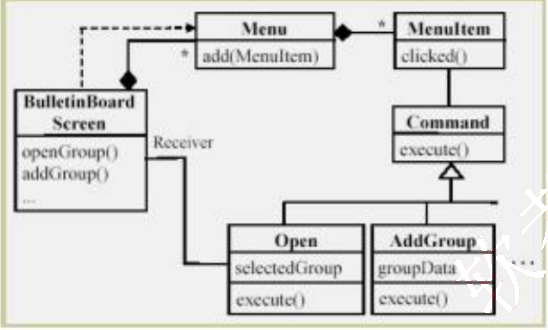
#> input picture past-papers/assets/2009下/p15_007.webp, 548 x 330 px
$ python -i import_las_papers.py   (imports and definitions only)
#> lines starting #> are read from the running program, lines starting #| are printed output that depends on the picture; after the words box and inside, x2 and y2 are one past the last pixel; in counts of white or black regions, pixels touching at a corner belong together
#> further down, picture is the input picture: PIL image 548x330 RGB; mean R, G, B 219.3, 219.2, 217.6
#!/usr/bin/env python3
"""Import LAS-parsed past papers into the repo's Markdown layout.

``byted-las-document-parse`` converts the scanned papers into Markdown. This
script performs the deterministic part of the import:

* strip watermark / advertising / page-number boilerplate,
* split one parsed document into 综合知识 / 案例分析 / 论文 sections,
* drop advertiser logos, promotion images and repeated stamps while keeping
  exam figures — a watermark printed over an exam figure is kept as-is,
* write ``past-papers/<dimension>-by-year/<label>.md`` with a source header,
* copy kept figures into ``past-papers/assets/<label>/`` and rewrite links.

Exam text (stems, options, answers, explanations) is copied verbatim from the
parser output. The importer never paraphrases or "fixes" content, so anything
that reaches the repo is traceable to the source PDF.

Run order matters: this script rewrites the 综合知识 transcripts from scratch,
so after a re-import run ``python3 scripts/tag_comprehensive_questions.py
--apply`` to restore the §N topic tags.

Usage::

    python3 scripts/import_las_papers.py \
        --las-root /tmp/las_batch/out \
        --manifest scripts/las_import_manifest.json \
        [--only 2009_答案详解] [--dry-run]
"""
from __future__ import annotations

import argparse
import json
import re
import sys
from dataclasses import dataclass, field
from pathlib import Path
from typing import Iterable, Sequence

REPO_ROOT = Path(__file__).resolve().parents[1]
DEFAULT_LAS_ROOT = Path("/tmp/las_batch/out")
DEFAULT_MANIFEST = REPO_ROOT / "scripts" / "las_import_manifest.json"

# Lines that are pure boilerplate in the purchased scans. Patterns are matched
# against a stripped line and must not swallow exam content.
WATERMARK_LINE_PATTERNS: tuple[str, ...] = (
    r"^软考达人\s*[-–—]?\s*高效提分的软考题库$",
    r"^软考达人$",
    r"^[-–—\s]*软考达人\s*$",
    r"^ruankaodaren\.com$",
    r"^软考达人\s*ruankaodaren\.com$",
    r"^微信搜一搜.*$",
    r"^大软考题库.*$",
    r"^.*免费题库.*$",
    r"^.*备考题库.*$",
    r"^扫描全能王\s*.*$",
    r"^CamScanner\s*.*$",
    r"^第\s*\d+\s*页\s*(,|，|/|\()?\s*共\s*\d+\s*页\s*\)?$",
    r"^\d{4}\s*年.*试卷\s*第\s*\d+\s*页.*$",
    r"^\d{4}\s*年?.*第\s*\d+\s*页.*$",
    r"^==+\s*\d+\s*==+$",
    r"^\d+\s*/\s*\d+$",
)

IMAGE_LINK_RE = re.compile(r"!\[[^\]]*\]\(([^)]+)\)")
IMAGE_OUTPUT_SUFFIX = ".webp"
HTML_WRAPPER_RE = re.compile(r"^\s*<(p|div|span)\b[^>]*>(.*?)</\1>\s*$", re.IGNORECASE | re.DOTALL)
CASE_QUESTION_LINE_RE = re.compile(r"^【\s*问题\s*([0-9０-９]+)\s*】\s*(.*)$")
HEADING_CANDIDATE_RE = re.compile(r"^(?:#{1,4}\s*)?试题\s*([一二三四五六])\s*[:：]?\s*(.{0,30})$")
SENTENCE_PUNCTUATION = "。？！，、；：“”‘’…—"
TITLE_STOP_CHARS = set("是由中的和与为在可需应必要将会不有从对及或均都指属包含以其若如则即并又且则")
CASE_NUMBERED_START_RE = re.compile(r"^\s*(\d{1,2})\s*、\s*阅读")
CASE_PLAIN_START_RE = re.compile(r"^(\d{1,2})\s*、\s*(阅读.{0,80})$")
CASE_EXPLANATION_RE = re.compile(r"^【\s*问题\s*([0-9０-９]+)\s*解析\s*】\s*(.*)$")
NUMERALS = "一二三四五六七八九十"
NUMBERED_HEADING_RE = re.compile(r"^#{1,3}\s*([1-9])[.、．]\s*(.{2,60})$")
NUMBERED_HEADING_SKIP_WORDS = ("摘要", "正文", "要点", "解析", "说明", "评分")
RECALL_HEADINGS = {
    "综合知识": "comprehensive",
    "案例分析": "case",
    "论文写作": "essay",
}


@dataclass
class ImageDecision:
    """Keep/drop verdict for one extracted figure."""

    name: str
    width: int
    height: int
    keep: bool
    reason: str = ""


@dataclass
class SplitResult:
    """Sections detected in one parsed document."""

    comprehensive: str = ""
    case: str = ""
    essay: str = ""
    markers: dict[str, str] = field(default_factory=dict)


# [269 lines left out: functions is_watermark_line, strip_boilerplate, _first_index, split_sections, classify_image, perceptual_signature and 7 more, not called in this run]


def colored_pixel_ratio(image, sample: int = 400) -> float:
    """Share of pixels that carry noticeable hue (0.0 = pure grayscale scan)."""
#> called with sample = 400
    rgb = image.convert("RGB")
    if max(rgb.size) > sample:
        scale = sample / max(rgb.size)
#> scale = 0.73
        rgb = rgb.resize((max(1, int(rgb.width * scale)), max(1, int(rgb.height * scale))))
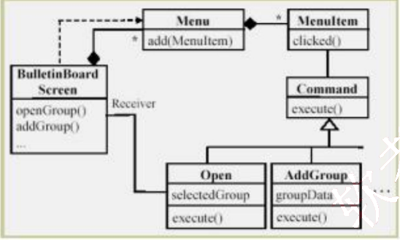
#> rgb: PIL image 400x240 RGB; mean R, G, B 219.2, 219.2, 217.6
    data = rgb.tobytes()
    total = len(data) // 3
#> total = 96000
    colored = 0
    for idx in range(0, len(data), 3):
        r, g, b = data[idx], data[idx + 1], data[idx + 2]
        if max(r, g, b) - min(r, g, b) > 28:
            colored += 1
#> this loop made 96000 passes
#> (idx, r, g, b) on passes 2 to 13: (3, 200, 201, 166), (6, 197, 199, 162), (9, 198, 199, 165), (12, 210, 210, 177), (15, 218, 219, 186), (18, 216, 217, 185), (21, 215, 216, 186), (24, 215, 215, 186), (27, 213, 213, 187), (30, 212, 212, 186), (33, 212, 211, 186), (36, 212, 212, 186)
#> (r, g, b) on passes 1, 389, 390, 391, 392, 393: (226, 226, 194), (214, 214, 185), (211, 212, 181), (212, 212, 181), (216, 217, 183), (215, 216, 181)
#> after the loop, colored = 1568
    return colored / max(1, total)


def suppress_print_watermark(image, hue_gap: int = 14, brightness: int = 130, max_share: float = 0.2):
    """Whiten a light pink print watermark on near-grayscale scan figures.

    Only figures that are essentially grayscale are touched: coloured diagrams
    are returned untouched so no content hue is lost. Within a grayscale figure
    only light pixels with a pink cast are whitened, which leaves dark text,
    line art and dark annotations exactly as scanned.
    """
    from PIL import Image, ImageChops

    rgb = image.convert("RGB")
    if colored_pixel_ratio(rgb) >= 0.12:
        return rgb
    red, green, blue = rgb.split()
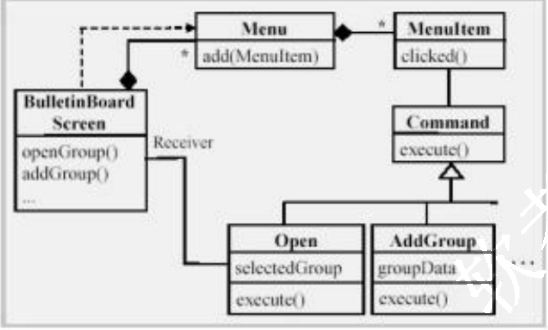
#> red: PIL image 548x330 L; min 0, max 255, mean 219.3
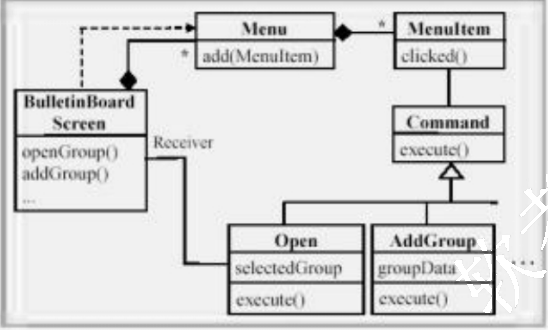
#> blue: PIL image 548x330 L; min 0, max 255, mean 217.6
    pink = ImageChops.logical_and(
        ImageChops.subtract(red, green).point(lambda v: 255 if v > hue_gap else 0).convert("1", dither=Image.NONE),
        ImageChops.subtract(red, blue).point(lambda v: 255 if v > hue_gap else 0).convert("1", dither=Image.NONE),
    )
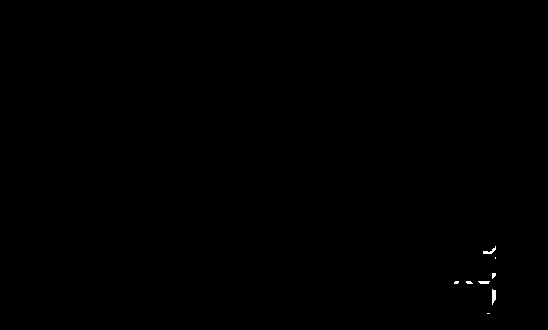
#> pink: PIL image 548x330 1; 0.1% white; 8 white regions (5 under 20 px), largest, box (x1, y1, x2, y2) and area: (492, 289, 496, 305) 50, (483, 246, 496, 254) 40, (478, 281, 490, 284) 31
    bright = rgb.convert("L").point(lambda v: 255 if v > brightness else 0).convert("1", dither=Image.NONE)
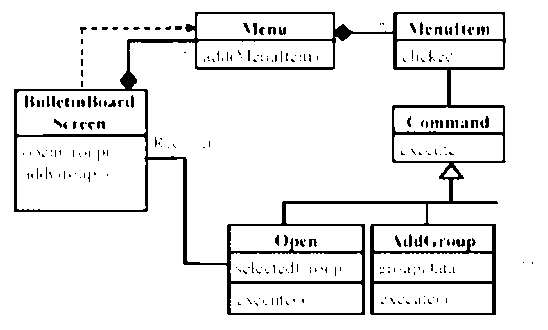
#> bright: PIL image 548x330 1; 92% white; 260 black regions (201 under 20 px), largest, box (x1, y1, x2, y2) and area: (14, 12, 506, 315) 11541, (456, 239, 465, 247) 50, (414, 235, 422, 247) 49
    mask = ImageChops.logical_and(pink, bright).convert("L")
#> mask: PIL image 548x330 L; every value is 0
    if sum(1 for value in mask.tobytes() if value) / max(1, rgb.width * rgb.height) > max_share:
        return rgb
    return Image.composite(Image.new("RGB", rgb.size, (255, 255, 255)), rgb, mask)


# [98 lines left out: functions normalize_section_headings, _normalize_numbered_essay_headings, summarize, render_header, not called in this run]


@dataclass
class ParsedDocument:
    """One parsed LAS document, ready to be sliced into repo files."""

    las_key: str
    text: str
    sections: SplitResult
    decisions: dict[str, ImageDecision]
    images_dir: Path


# [108 lines left out: functions load_document, whole_document_body, import_one, not called in this run]


def load_manifest(path: Path) -> list[dict]:
    data = json.loads(path.read_text(encoding="utf-8"))
    return data["documents"]


# [28 lines left out: function main, not called in this run]


# [2 lines not run here, left out]

>>> from PIL import Image
>>> picture = Image.open('../past-papers/assets/2009下/p15_007.webp')
>>> result = suppress_print_watermark(picture)

$ run again, on past-papers/assets/2010下/p12_007.webp
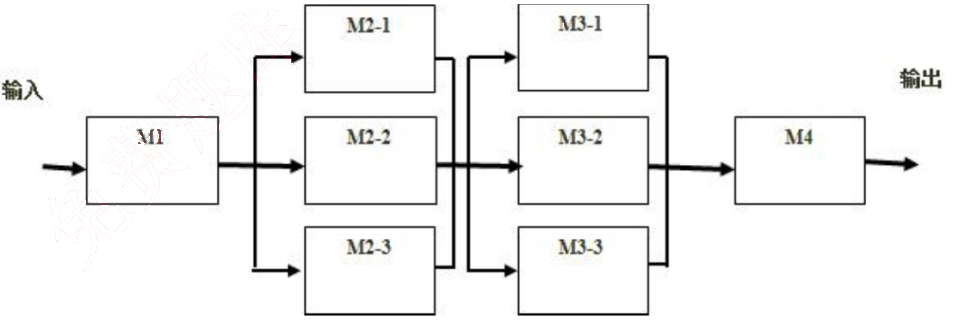
#> input picture past-papers/assets/2010下/p12_007.webp, 960 x 328 px
#> picture is the input picture: PIL image 960x328 RGB; mean R, G, B 243.7, 243.6, 243.4
#> in colored_pixel_ratio, `rgb = rgb.resize((max(1, int(rgb.width * scale)), max(1, int(rgb.heigh..`:
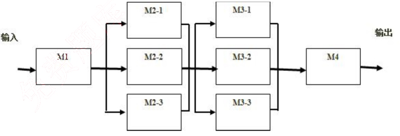
#> rgb: PIL image 400x136 RGB; mean R, G, B 243.5, 243.4, 243.2
#> total = 54400
#> the loop in colored_pixel_ratio, `for idx in range(0, len(data), 3):` made 54400 passes
#> (r, g, b, colored) on passes 3042, 3442: (184, 182, 154, 1), (217, 218, 187, 2)
#> after the loop in colored_pixel_ratio, `for idx in range(0, len(data), 3):`: colored = 40
#> pink: PIL image 960x328 1; 0.08% white in thin lines or dots, all inside (x1, y1, x2, y2) = (86, 19, 573, 205)
#> in suppress_print_watermark, `bright = rgb.convert("L").point(lambda v: 255 if v > brightness else 0..`:
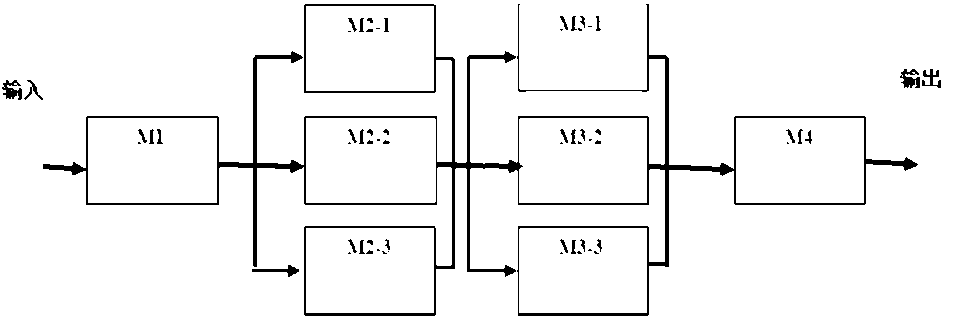
#> bright: PIL image 960x328 1; 95.4% white; 61 black regions (25 under 20 px), largest, box (x1, y1, x2, y2) and area: (43, 4, 918, 316) 12200, (900, 69, 920, 88) 230, (2, 80, 22, 100) 227
#> mask: PIL image 960x328 L; every value is 0

$ run again, on past-papers/assets/2011下/p10_006.webp
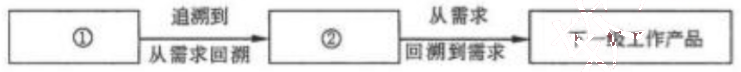
#> input picture past-papers/assets/2011下/p10_006.webp, 741 x 72 px
#> picture is the input picture: PIL image 741x72 RGB; mean R, G, B 229.7, 229.5, 229.5
#> total = 15200
#> the loop in colored_pixel_ratio, `for idx in range(0, len(data), 3):` made 15200 passes
#> (r, g, b, colored) on pass 2315: (169, 130, 135, 1)
#> after the loop in colored_pixel_ratio, `for idx in range(0, len(data), 3):`: colored = 23
#> in suppress_print_watermark, `pink = ImageChops.logical_and( ImageChops.subtract(red, green).point(l..`:
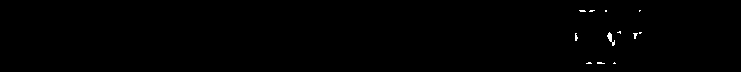
#> pink: PIL image 741x72 1; 0.28% white in thin lines or dots, all inside (x1, y1, x2, y2) = (575, 10, 642, 64)
#> in suppress_print_watermark, `bright = rgb.convert("L").point(lambda v: 255 if v > brightness else 0..`:
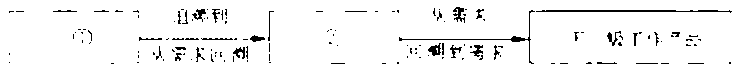
#> bright: PIL image 741x72 1; 95.5% white; black in thin lines or dots, all inside (x1, y1, x2, y2) = (9, 7, 732, 64)
#> mask: PIL image 741x72 L; every value is 0
